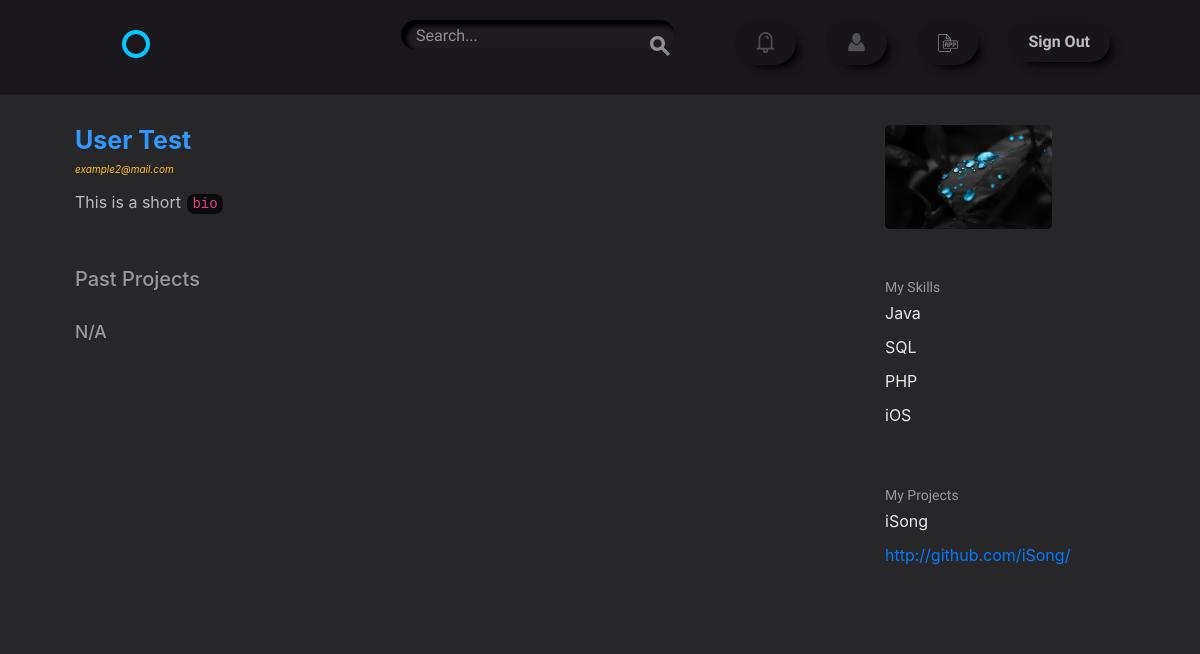
The page /accounts/profile/8/ (signed in) on the database as committed earlier.
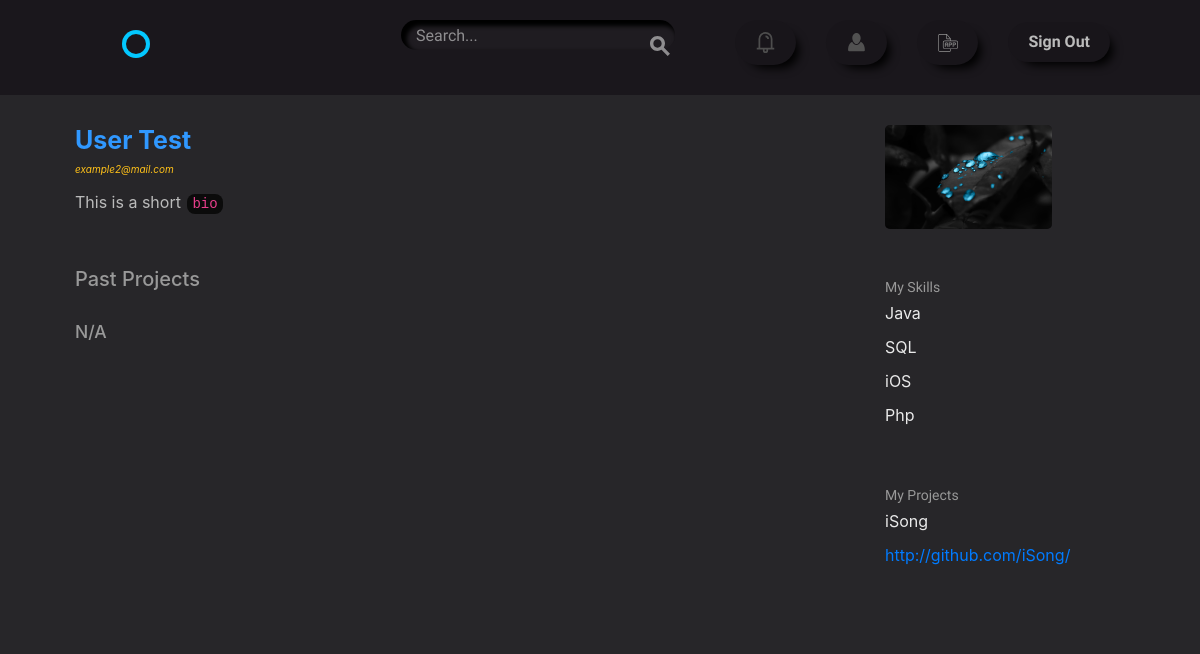
The same page on the database as committed later.
### accounts/models.py (models this page shows, shortened)
class User(AbstractBaseUser, PermissionsMixin):
    username = models.CharField(max_length=50, unique=True)
    email = models.EmailField(unique=True)
    first_name = models.CharField(max_length=50)
    last_name = models.CharField(max_length=50)
    bio = models.TextField(default='')
    avatar = models.ImageField(upload_to='./user_avatar', blank=True)
    date_joined = models.DateTimeField(default=timezone.now)
    is_active = models.BooleanField(default=False)
    is_staff = models.BooleanField(default=False)
    objects = UserManager()
    USERNAME_FIELD = "email"
    REQUIRED_FIELDS = ['username']
    @property
    def full_name(self):
        return '{} {}'.format(self.first_name, self.last_name)

class Skill(models.Model):
    user = models.ForeignKey(User, default='', related_name="profile_skills", on_delete=models.CASCADE)
    name = models.CharField(max_length=50)
    def __str__(self):
        return self.name

class MyProject(models.Model):
    user = models.ForeignKey(settings.AUTH_USER_MODEL,
                             related_name='my_projects',
                             on_delete=models.CASCADE)
    name = models.CharField(max_length=200)
    url = models.URLField()

### accounts/views.py (the view)
# urls.py: url(r"profile/(?P<pk>\d+)/$", views.UserProfileView.as_view(),
class UserProfileView(PrM, TemplateView):
    template_name = "accounts/profile.html"
    context_object_name = "profile"
    prefetch_related = ['profile_skills', 'my_projects', 'projects', 'positions']
    def get(self, request, **kwargs):
        pk = kwargs.get('pk')
        profile = get_object_or_404(models.User, pk=pk)
        kwargs['profile'] = profile
        return super().get(request, **kwargs)
    def get_context_data(self, **kwargs):
        context = super().get_context_data(**kwargs)
        context['skills'] = context['profile'].profile_skills.all()
        context['my_projects'] = context['profile'].my_projects.all()
        context['past_projects'] = context['profile'].projects.all()
        return context

### projects/templatetags/extra_tags.py (called while the page is built)
@register.filter('mark_down')
def mark_down(text):
    html_body = markdown2.markdown(text)
    return mark_safe(html_body)

### accounts/templates/accounts/profile.html (shortened to what this page needs)
{% extends "layout.html" %}
{% load extra_tags %}
{% load static %}
{% block content %}
<div class="bounds circle--page">
    <div class="grid-70">
        <div class="circle--article--body">
            <div class="d-flex justify-content-start">
                <h1 class="my-color"><strong>{{ profile.full_name }}</strong></h1>
            </div>
            <i class="user-info">{{ profile.email }}</i>
            <p>{{ profile.bio|mark_down }}</p>
        </div>
        <h2>Past Projects</h2>
        <table class="u-full-width circle--table">
            <tbody>
                {% if past_projects %}
                    {% for pro in past_projects %}
                        <tr class="clickable-row" data-href="{% url 'projects:detail' pro.id %}">
                            <td><h3 class="my-button">{{ pro }}</h3></td>
                        </tr>
                    {% endfor %}
                {% else %}
                    <tr><td><h3>N/A</h3></td></tr>
                {% endif %}
            </tbody>
        </table>
    </div>
    <div class="grid-25 grid-push-5">
        <div class="circle--secondary--module">
            <div class="card pr-auto" style="max-width: 167px;">
            {% if profile.avatar %}
                <img class="card-img-top" src="{{ profile.avatar.url }}" alt="Card image cap">
            {% else %}
                <img class="card-img-top" src="{% static 'images/avatar.png' %}"
                     alt="Card image cap" height="220px" style="max-width: 167px;">
            {% endif %}
            </div>
        </div>
        <div class="circle--secondary--module">
            <h4>My Skills</h4>
            <ul class="circle--link--list">
                {% if skills %}
                    {% for skill in skills %}
                    <li>{{ skill }}</li>
                    {% endfor %}
                {% endif %}
            </ul>
        </div>
        <div class="circle--secondary--module">
            <h4>My Projects</h4>
            <ul class="circle--link--list">
                {% if my_projects %}
                    {% for project in my_projects %}
                        <li>{{ project.name }}</li>
                        <li><a href="{{ project.url }}">{{ project.url }}</a></li>
                    {% endfor %}
                {% endif %}
            </ul>
        </div>
    </div>
</div>
{% endblock %}

### templates/layout.html (shortened to what this page needs)
{% load static from staticfiles %}
<!DOCTYPE html>
<html lang="en">
<head>
    <link rel="stylesheet" href="{% static 'css/global.css' %}">
    <link rel="stylesheet" href="{% static 'css/style.css' %}">
    <link rel="stylesheet" href="{% static 'css/password.css' %}">
    <link rel="stylesheet" href="https://stackpath.bootstrapcdn.com/bootstrap/4.1.1/css/bootstrap.min.css">
</head>
<body class="body"  style="position: relative;">
    <header class="circle--header custom-navbar position">
        <div class="bounds d-flex justify-content-between">
            <div class="circle--fluid--cell circle--fluid--secondary grid-10">
                <div class="circle--fluid--cell">
                    <h1 class="my-logo circle--logo d-flex justify-content-between" style="font-size: 4rem;">H
                        <a class="logo mx-1 mt-3" href="{% url 'projects:project_list' %}"></a>me
                    </h1>
                </div>
            </div>
            <div class="circle--fluid--cell circle--fluid--primary d-flex justify-content-end">
                <div class="circle--search grid-60">
                    <form method="GET" action="{% url 'projects:project_list' %}">
                        <input class="form-control mr-sm-2 h5 frame"
                           type="search"
                           placeholder="Search..."
                           aria-label="Search"
                           name="q"
                           value="{{ term }}" autocomplete="false">
                        <button type="submit">
                        </button>
                    </form>
                </div>
            </div>
                {% if not user.is_authenticated %}
                    <div class="circle--fluid--cell circle--fluid--secondary">
                        <nav>
                            <ul class="circle--pill--list">
                                <li><a class="button nav_button" href="{% url 'accounts:signup' %}">Sign Up</a></li>
                                <li><a class="button nav_button" href="{% url 'accounts:signin' %}">Sign In</a></li>
                            </ul>
                        </nav>
                    </div>
                {% else %}
                    <div class="circle--fluid--cell circle--fluid--secondary">
                        <nav>
                            <ul class="circle--pill--list">
                                <li><a class="button nav_button" href="{% url 'accounts:own_notifications' %}">
                                    <img src="{% static 'images/notification.svg' %}" height="21px" width="21px" />
                                </a></li>
                                <li><a class="button nav_button" href="{% url 'accounts:profile' user.id %}">
                                    <img src="{% static 'images/profile.svg' %}" height="21px" width="21px" />
                                </a></li>
                                <li><a class="button nav_button" href="{% url 'accounts:application' %}">
                                    <img src="{% static 'images/app.svg' %}" height="21px" width="21px" />
                                </a></li>
                                <li><a class="button nav_button fit" href="{% url 'accounts:signout' %}">Sign Out</a></li>
                            </ul>
                        </nav>
                    </div>
                {% endif %}
        </div>
    </header>
    {% block content %}{% endblock %}
</body>
</html>

### assets/css/style.css (style rules this page uses)
.body { color: #eaeaea; background-color: #272629; }
.position { position: sticky; z-index: 1; top: 0; left: 0; width: 100%; height: 14%; }
h1, h2, h3, h4, h5 { color: #999! important; }
.my-logo { color: transparent! important; transition: color 500ms ease-in-out, text-shadow 300ms ease-in-out; }
p { color: #bbb; }
.button, .nav_button { border-radius: 50px! important; box-shadow: 8px 8px 10px -5px black! important; background-color: #18151A! important; color: #bbb! important; padding: 17px 22px 17px 22px; transition: color 400ms ease-in-out, background-color 400ms ease-in-out, box-shadow 400ms ease-in-out; }
.my-color { color:#3098FF !important; }
.custom-navbar { background-color: #1A171C; }
code { background-color: #0b0b0b; border: 0px solid #3098FF; color: #C000FF; }
input[type="search"], input[type="search"]:focus, input[type="search"]:active { background: #1F1C21! important; border: 0 solid red! important; box-shadow: 4px 4px 4px 2px black inset! important; border-radius: 40px; color: white! important; }
li, li::before, li::after { list-style: none! important; }
th, td { border-bottom: 0px solid #0F0024 !important; }
.user-info { color: #FFC119! important; }
.card-img-top, .card { border: 0 solid transparent!important; border-radius: 5px !important; color: transparent! important; background-color: #1F1C21 !important; }

Rows that differ between the two databases and show on the page:
removed Skill: name "PHP"
added Skill: name "Php"
